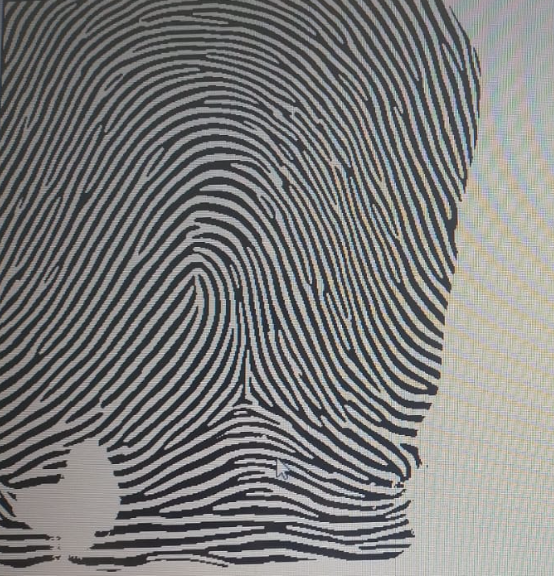
#> input picture assets/images/deltaandcore.png, 554 x 576 px
$ python delta-teste.py   (older library calls are emulated)
#> lines starting #> are read from the running program, lines starting #| are printed output that depends on the picture; after the words box and inside, x2 and y2 are one past the last pixel; in counts of white or black regions, pixels touching at a corner belong together
import cv2
import numpy as np
from scipy import ndimage
import matplotlib.pyplot as plt

class SimpleFingerprintDetector:
    def __init__(self, image_path):
        """Inicializa o detector com a imagem da impressão digital."""
#> called with image_path = 'assets/images/deltaandcore.png'
        self.image = cv2.imread(image_path, cv2.IMREAD_GRAYSCALE)
        if self.image is None:
            raise ValueError("Não foi possível carregar a imagem")

        self.height, self.width = self.image.shape
        print(f"Imagem carregada: {self.width}x{self.height}")
#| Imagem carregada: 554x576

    def compute_gradients(self):
        """Calcula os gradientes da imagem usando Sobel."""
        self.gx = cv2.Sobel(self.image, cv2.CV_64F, 1, 0, ksize=3)
        self.gy = cv2.Sobel(self.image, cv2.CV_64F, 0, 1, ksize=3)
        print("✓ Gradientes calculados")

    def compute_orientation_field(self, block_size=16):
        """
        Calcula o campo de orientação das cristas.
        Retorna: orientation (matriz com ângulos), coherence (confiabilidade)
        """
        h, w = self.image.shape
        blocks_h = h // block_size
        blocks_w = w // block_size

        orientation = np.zeros((blocks_h, blocks_w))
        coherence = np.zeros((blocks_h, blocks_w))

        for i in range(blocks_h):
            for j in range(blocks_w):
                # Região do bloco
                y_start = i * block_size
                x_start = j * block_size
                y_end = y_start + block_size
                x_end = x_start + block_size

                # Gradientes no bloco
                gx_block = self.gx[y_start:y_end, x_start:x_end]
                gy_block = self.gy[y_start:y_end, x_start:x_end]

                # Tensor de estrutura
                Gxx = np.sum(gx_block * gx_block)
                Gyy = np.sum(gy_block * gy_block)
                Gxy = np.sum(gx_block * gy_block)

                # Orientação (ângulo dominante)
                orientation[i, j] = 0.5 * np.arctan2(2 * Gxy, Gxx - Gyy)

                # Coerência (confiabilidade da orientação)
                coherence[i, j] = np.sqrt((Gxx - Gyy)**2 + 4*Gxy**2) / (Gxx + Gyy + 1e-10)

        print(f"✓ Campo de orientação calculado ({blocks_h}x{blocks_w} blocos)")
        return orientation, coherence, block_size

    def smooth_orientation(self, orientation, sigma=1.5):
        """Suaviza o campo de orientação para reduzir ruído."""
        # Converte para componentes sin/cos para evitar problemas com ângulos
        sin_ori = np.sin(2 * orientation)
        cos_ori = np.cos(2 * orientation)

        # Suaviza separadamente
        sin_smooth = ndimage.gaussian_filter(sin_ori, sigma)
        cos_smooth = ndimage.gaussian_filter(cos_ori, sigma)

        # Reconverte para ângulo
        orientation_smooth = 0.5 * np.arctan2(sin_smooth, cos_smooth)

        print("✓ Orientação suavizada")
        return orientation_smooth

    def compute_poincare_index(self, orientation, coherence, min_coherence=0.5):
        """
        Calcula o Índice de Poincaré para detectar pontos singulares.

        Delta: índice ≈ -0.5 (triângulo)
        Core: índice ≈ +0.5 (círculo)
        """
        h, w = orientation.shape
        poincare = np.zeros((h, w))

        for i in range(1, h - 1):
            for j in range(1, w - 1):
                # Ignora regiões de baixa coerência
                if coherence[i, j] < min_coherence:
                    continue

                # 8 vizinhos ao redor (sentido horário)
                neighbors = [
                    orientation[i-1, j],      # Norte
                    orientation[i-1, j+1],    # Nordeste
                    orientation[i, j+1],      # Leste
                    orientation[i+1, j+1],    # Sudeste
                    orientation[i+1, j],      # Sul
                    orientation[i+1, j-1],    # Sudoeste
                    orientation[i, j-1],      # Oeste
                    orientation[i-1, j-1]     # Noroeste
                ]

                # Soma as diferenças angulares
                angle_sum = 0
                for k in range(8):
                    diff = neighbors[(k+1) % 8] - neighbors[k]

                    # Normaliza diferença para [-π/2, π/2]
                    while diff > np.pi/2:
                        diff -= np.pi
                    while diff < -np.pi/2:
                        diff += np.pi

                    angle_sum += diff

                # Índice de Poincaré
                poincare[i, j] = angle_sum / (2 * np.pi)

        print(f"✓ Índice de Poincaré calculado")
        return poincare

    def refine_position(self, poincare, i, j, search_type='delta', radius=2):
        """
        Refina a posição do ponto singular buscando o pico real na vizinhança.

        Args:
            poincare: Mapa do índice de Poincaré
            i, j: Posição inicial
            search_type: 'delta' ou 'core'
            radius: Raio de busca

        Returns:
            (refined_i, refined_j): Posição refinada
        """
        h, w = poincare.shape

        # Define região de busca
        i_min = max(0, i - radius)
        i_max = min(h, i + radius + 1)
        j_min = max(0, j - radius)
        j_max = min(w, j + radius + 1)

        region = poincare[i_min:i_max, j_min:j_max]

        if search_type == 'delta':
            # Para delta, busca o MÍNIMO (valor mais negativo)
            local_min_idx = np.unravel_index(np.argmin(region), region.shape)
            refined_i = i_min + local_min_idx[0]
            refined_j = j_min + local_min_idx[1]
        else:  # core
            # Para core, busca o MÁXIMO (valor mais positivo)
            local_max_idx = np.unravel_index(np.argmax(region), region.shape)
            refined_i = i_min + local_max_idx[0]
            refined_j = j_min + local_max_idx[1]

        return refined_i, refined_j

    def find_singular_points(self, poincare, coherence, block_size):
        """
        Identifica deltas e cores baseado no índice de Poincaré.

        Parâmetros MAIS RESTRITIVOS para evitar falsos positivos.
        """
        h, w = poincare.shape

        deltas = []
        cores = []

        # Parâmetros de detecção mais estritos
        DELTA_MIN, DELTA_MAX = -0.55, -0.45     # Range mais estreito para delta
        CORE_MIN, CORE_MAX = 0.45, 0.55         # Range mais estreito para core
        MIN_COHERENCE_DELTA = 0.65              # Coerência mínima para delta
        MIN_COHERENCE_CORE = 0.75               # Coerência ALTA para core (evita falsos positivos)
        MARGIN = 4                              # Margem maior das bordas
        LOCAL_THRESHOLD = 0.98                  # Deve ser 98% do máximo local

        for i in range(MARGIN, h - MARGIN):
            for j in range(MARGIN, w - MARGIN):
                pi_value = poincare[i, j]
                coh_value = coherence[i, j]

                # Detecta DELTA (índice negativo)
                if DELTA_MIN < pi_value < DELTA_MAX:
                    # Verifica coerência específica para delta
                    if coh_value < MIN_COHERENCE_DELTA:
                        continue

                    # Verifica se é máximo local FORTE (em valor absoluto)
                    local_region = np.abs(poincare[i-2:i+3, j-2:j+3])
                    if np.abs(pi_value) >= np.max(local_region) * LOCAL_THRESHOLD:
                        # Validação adicional: verifica coerência média na vizinhança
                        local_coherence = coherence[i-2:i+3, j-2:j+3]
                        avg_coherence = np.mean(local_coherence)

                        if avg_coherence >= 0.55:  # Região deve ter boa coerência geral
                            # Refina a posição do delta analisando o pico local
                            refined_i, refined_j = self.refine_position(
                                poincare, i, j, search_type='delta'
                            )

                            # Converte para coordenadas da imagem original
                            y = refined_i * block_size + block_size // 2
                            x = refined_j * block_size + block_size // 2
                            deltas.append({
                                'x': x, 'y': y,
                                'index': pi_value,
                                'coherence': coh_value,
                                'avg_coherence': avg_coherence
                            })

                # Detecta CORE (índice positivo) - FILTRO MUITO MAIS RIGOROSO
                elif CORE_MIN < pi_value < CORE_MAX:
                    # Coerência ALTA obrigatória para core
                    if coh_value < MIN_COHERENCE_CORE:
                        continue

                    # Verifica se é máximo local MUITO FORTE
                    local_region = poincare[i-2:i+3, j-2:j+3]
                    if pi_value >= np.max(local_region) * LOCAL_THRESHOLD:
                        # Validação RIGOROSA: coerência média ALTA na vizinhança
                        local_coherence = coherence[i-2:i+3, j-2:j+3]
                        avg_coherence = np.mean(local_coherence)

                        # Core precisa de coerência geral MUITO alta
                        if avg_coherence >= 0.70:
                            # Validação extra: verifica se há picos de coerência consistentes
                            high_coherence_count = np.sum(local_coherence > 0.65)

                            # Pelo menos 15 dos 25 blocos vizinhos devem ter alta coerência
                            if high_coherence_count >= 15:
                                # Refina a posição do core analisando o pico local
                                refined_i, refined_j = self.refine_position(
                                    poincare, i, j, search_type='core'
                                )

                                # Converte para coordenadas da imagem original
                                y = refined_i * block_size + block_size // 2
                                x = refined_j * block_size + block_size // 2
                                cores.append({
                                    'x': x, 'y': y,
                                    'index': pi_value,
                                    'coherence': coh_value,
                                    'avg_coherence': avg_coherence,
                                    'high_coh_count': high_coherence_count
                                })

        print(f"✓ Pontos encontrados: {len(deltas)} deltas, {len(cores)} cores")
        return deltas, cores

    def remove_duplicates(self, points, min_distance=50):
        """Remove pontos duplicados muito próximos."""
        if len(points) == 0:
            return []

        # Ordena por qualidade (índice * coerência)
        points_sorted = sorted(points,
                              key=lambda p: abs(p['index']) * p['coherence'],
                              reverse=True)

        filtered = []
        for point in points_sorted:
            is_duplicate = False
            for existing in filtered:
                dist = np.sqrt((point['x'] - existing['x'])**2 +
                              (point['y'] - existing['y'])**2)
                if dist < min_distance:
                    is_duplicate = True
                    break

            if not is_duplicate:
                filtered.append(point)

        return filtered

    def detect(self, block_size=16, min_coherence=0.5):
        """
        Executa a detecção completa de delta e core.
        """
        print("\n" + "="*60)
        print("INICIANDO DETECÇÃO DE PONTOS SINGULARES")
        print("="*60 + "\n")

        # 1. Calcula gradientes
        self.compute_gradients()
#> in compute_gradients, `self.gx = cv2.Sobel(self.image, cv2.CV_64F, 1, 0, ksize=3)`:
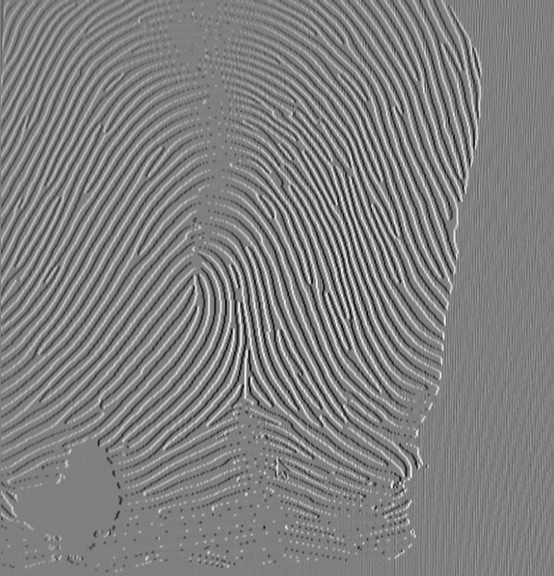
#> self.gx: shape (576, 554) float64; min -629, max 626, mean 1.4; drawn with min black and max white

        # 2. Campo de orientação
        orientation, coherence, bs = self.compute_orientation_field(block_size)
#> after the loop in compute_orientation_field, `for i in range(blocks_h):`:
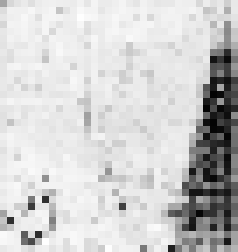
#> coherence: shape (36, 34) float64 (shown 7 times larger); min 0.0149, max 0.998, mean 0.809
#> after the loop in compute_orientation_field, `for i in range(blocks_h):`:
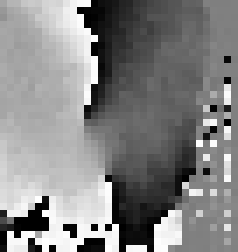
#> orientation: shape (36, 34) float64 (shown 7 times larger); min -1.57, max 1.57, mean 0.065; drawn with min black and max white
#| ✓ Campo de orientação calculado (36x34 blocos)
#> bs = 16

        # 3. Suaviza orientação
        orientation = self.smooth_orientation(orientation)

        # 4. Índice de Poincaré
        poincare = self.compute_poincare_index(orientation, coherence, min_coherence)
#> after the loop in compute_poincare_index, `for i in range(1, h - 1):`:
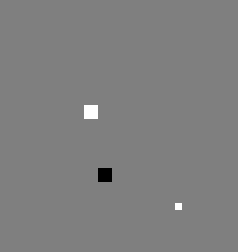
#> poincare: shape (36, 34) float64 (shown 7 times larger); min -0.5, max 0.5, mean 0.000408; drawn with min black and max white

        # 5. Encontra pontos singulares
        deltas, cores = self.find_singular_points(poincare, coherence, bs)
#> the loop in find_singular_points, `for i in range(MARGIN, h - MARGIN):` made 28 passes
#> after the loop in find_singular_points, `for i in range(MARGIN, h - MARGIN):`: cores = 3 items
#| ✓ Pontos encontrados: 3 deltas, 3 cores
#> deltas = 3 items; cores = 3 items

        # 6. Remove duplicatas
        deltas = self.remove_duplicates(deltas, min_distance=50)
#> the loop in remove_duplicates, `for point in points_sorted:` made 3 passes
#> after the loop in remove_duplicates, `for point in points_sorted:`: filtered = 1 item
#> deltas = 1 item
        cores = self.remove_duplicates(cores, min_distance=50)
#> the loop in remove_duplicates (call 2), `for point in points_sorted:` made 3 passes
#> cores = 1 item

        print("\n" + "="*60)
        print("RESULTADOS FINAIS")
        print("="*60)
        print(f"\n🔺 DELTAS: {len(deltas)}")
#| 🔺 DELTAS: 1
        for i, d in enumerate(deltas, 1):
            print(f"   Delta {i}: ({d['x']}, {d['y']}) | "
                  f"Índice: {d['index']:.3f} | "
                  f"Coerência: {d['coherence']:.3f} | "
                  f"Média Local: {d['avg_coherence']:.3f}")
#> this loop made 1 pass
#> i on pass 1: 1
#> (printed output is left out)

        print(f"\n🔵 CORES: {len(cores)}")
#| 🔵 CORES: 1
        for i, c in enumerate(cores, 1):
            print(f"   Core {i}: ({c['x']}, {c['y']}) | "
                  f"Índice: {c['index']:.3f} | "
                  f"Coerência: {c['coherence']:.3f} | "
                  f"Média Local: {c['avg_coherence']:.3f} | "
                  f"Blocos Alta Coh: {c['high_coh_count']}/25")
        print()

        return deltas, cores, orientation, coherence, poincare, bs

    def visualize(self, deltas, cores, orientation, coherence, poincare, block_size):
        """Visualiza os resultados da detecção."""
        fig, axes = plt.subplots(2, 2, figsize=(14, 14))

        # 1. Imagem original com detecções
        result = cv2.cvtColor(self.image, cv2.COLOR_GRAY2BGR)

        # for delta in deltas:
        #     # Desenha triângulo vermelho SEMI-TRANSPARENTE para delta
        #     x, y = delta['x'], delta['y']
        #     pts = np.array([[x, y-25], [x-22, y+15], [x+22, y+15]], np.int32)

        #     # Cria uma camada temporária para aplicar transparência
        #     overlay = result.copy()
        #     cv2.fillPoly(overlay, [pts], (0, 0, 255))

        #     # Aplica transparência (alpha=0.4 = 40% opaco, 60% transparente)
        #     alpha = 0.4
        #     cv2.addWeighted(overlay, alpha, result, 1 - alpha, 0, result)

        #     # Desenha a borda do triângulo (opaca) para melhor visibilidade
        #     cv2.polylines(result, [pts], True, (0, 0, 255), 3)

        #     cv2.putText(result, 'DELTA', (x-30, y-35),
        #                cv2.FONT_HERSHEY_SIMPLEX, 0.7, (0, 0, 255), 2)

        for delta in deltas:
            # Desenha triângulo vermelho para delta
            x, y = delta['x'], delta['y']
            pts = np.array([[x, y-25], [x-22, y+15], [x+22, y+15]], np.int32)
            overlay = result.copy()
            alpha = 0.6
            cv2.fillPoly(result, [pts], (0, 0, 255))
            cv2.addWeighted(overlay, alpha, result, 1 - alpha, 0, result)
            cv2.polylines(result, [pts], True, (0, 0, 255), 3)
            cv2.putText(result, 'DELTA', (x-30, y-35),
                       cv2.FONT_HERSHEY_SIMPLEX, 0.7, (0, 0, 255), 2)

        for core in cores:
            # Desenha círculo azul para core
            x, y = core['x'], core['y']
            cv2.circle(result, (x, y), 25, (255, 0, 0), 3)
            cv2.circle(result, (x, y), 5, (255, 0, 0), -1)
            cv2.putText(result, 'CORE', (x-25, y-35),
                       cv2.FONT_HERSHEY_SIMPLEX, 0.7, (255, 0, 0), 2)

        axes[0, 0].imshow(cv2.cvtColor(result, cv2.COLOR_BGR2RGB))
        axes[0, 0].set_title('Detecção Final', fontsize=14, fontweight='bold')
        axes[0, 0].axis('off')

        # 2. Campo de orientação
        h, w = orientation.shape
        y, x = np.mgrid[0:h, 0:w]
        u = np.cos(orientation)
        v = np.sin(orientation)

        axes[0, 1].imshow(self.image, cmap='gray', alpha=0.6)
        axes[0, 1].quiver(x[::2, ::2], y[::2, ::2],
                         u[::2, ::2], v[::2, ::2],
                         color='red', scale=25, width=0.004)
        axes[0, 1].set_title('Campo de Orientação', fontsize=14, fontweight='bold')
        axes[0, 1].axis('off')

        # 3. Mapa de coerência
        im1 = axes[1, 0].imshow(coherence, cmap='jet')
        axes[1, 0].set_title('Coerência', fontsize=14, fontweight='bold')
        axes[1, 0].axis('off')
        plt.colorbar(im1, ax=axes[1, 0], fraction=0.046)

        # 4. Índice de Poincaré
        im2 = axes[1, 1].imshow(poincare, cmap='RdBu_r', vmin=-1, vmax=1)
        axes[1, 1].set_title('Índice de Poincaré', fontsize=14, fontweight='bold')
        axes[1, 1].axis('off')
        plt.colorbar(im2, ax=axes[1, 1], fraction=0.046)

        plt.tight_layout()
        return result, fig


if __name__ == "__main__":
    image_path = 'assets/images/deltaandcore.png'

    try:
        # Cria o detector
        detector = SimpleFingerprintDetector(image_path)

        # Executa a detecção
        deltas, cores, orientation, coherence, poincare, block_size = detector.detect(
            block_size=16,          # Tamanho dos blocos para análise
            min_coherence=0.5       # Coerência mínima para considerar
        )
#> deltas = 1 item; cores = 1 item; block_size = 16

        # Visualiza resultados
        result_img, fig = detector.visualize(deltas, cores, orientation,
                                            coherence, poincare, block_size)
#> the loop in visualize, `for delta in deltas:` made 1 pass
#> (x, y, pts, alpha) on pass 1: (248, 408, [[248, 383], [226, 423], [270, 423]], 0.6)
#> after the loop in visualize, `for delta in deltas:`:
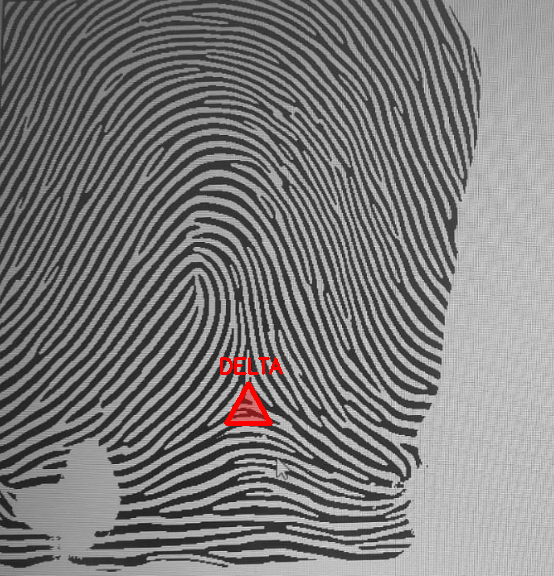
#> result: shape (576, 554, 3); mean B, G, R 122.5, 122.5, 123.6
#> the loop in visualize, `for core in cores:` made 1 pass
#> (x, y) on pass 1: (200, 264)
#> after the loop in visualize, `for core in cores:`:
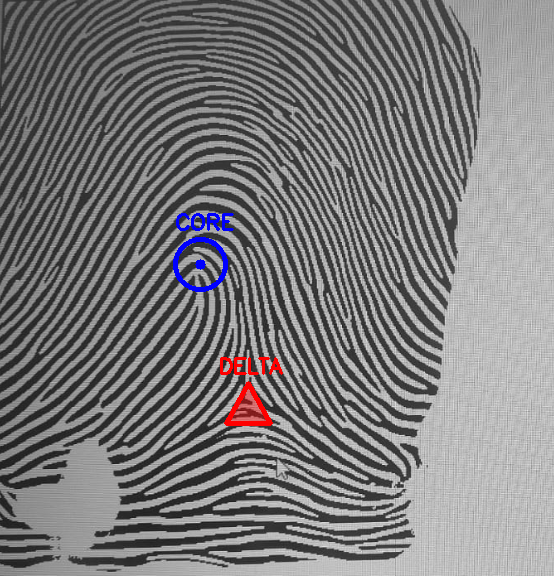
#> result: shape (576, 554, 3); 0.42% of pixels changed, all inside (x1, y1, x2, y2) = (173, 213, 234, 292)

        # Salva resultado
        cv2.imwrite('resultadobemfiltrado.png', result_img)
        print("✓ Resultado salvo em 'resultadobemfiltrado.png'\n")

        plt.show()
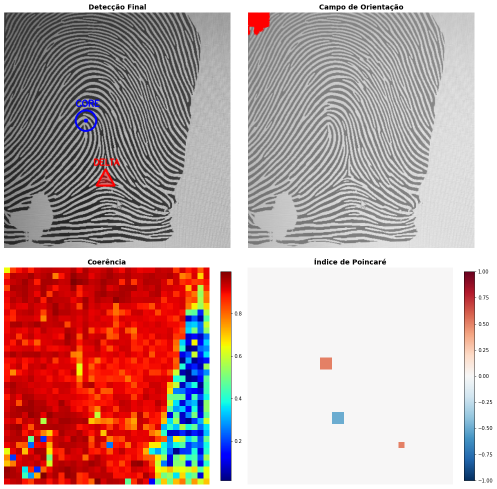
#> figure drawn by matplotlib, 6 panels

    except Exception as e:
        print(f"\n❌ ERRO: {e}")
        import traceback
        traceback.print_exc()


# 🔍 Filtros Usados - Explicação Simples
# 1. Filtro Sobel (Gradientes)

# O que faz: Detecta mudanças bruscas na imagem (bordas das cristas)
# Por quê: Precisa saber onde as linhas estão e em que direção vão


# 2. Campo de Orientação

# O que faz: Calcula a direção das cristas em cada região (ex: 45°, 90°, etc)
# Por quê: Delta e Core são definidos por como as direções "giram"


# 3. Filtro Gaussiano (Suavização)

# O que faz: Suaviza o mapa de direções, eliminando variações abruptas
# Por quê: Remove ruído e deixa as direções mais consistentes


# 4. Índice de Poincaré ⭐ (Principal)

# O que faz: Analisa como as direções "rodam" ao redor de um ponto

# Se giram +180° = CORE (círculo)
# Se giram -180° = DELTA (triângulo)


# Por quê: É a matemática que define o que é um delta ou core


# 5. Mapa de Coerência

# O que faz: Mede a "confiança" - se as cristas estão bem definidas
# Por quê: Filtra regiões borradas/ruidosas que poderiam dar falsos positivos


# 6. Máximo Local + Refinamento

# O que faz: Garante que o ponto detectado é o "mais forte" na região
# Por quê: Evita marcar múltiplos pontos próximos para o mesmo delta/core


# 🎯 Resumão :
# Detecta onde as linhas estão (Sobel) →
#  Calcula suas direções (Orientação) →
#  Suaviza (Gaussiano) →
#  Identifica onde fazem círculos/triângulos (Poincaré) →
#  Filtra os fracos (Coerência) →
#  Centraliza (Refinamento)

$ run again, with assets/images/image.png copied over assets/images/deltaandcore.png
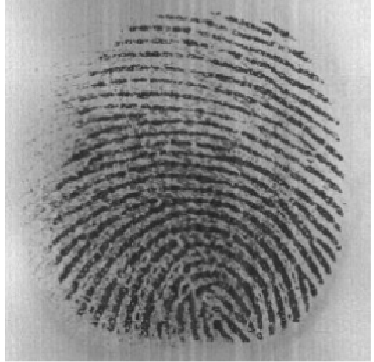
#> input picture assets/images/image.png, 374 x 362 px
#> in __init__, self.image is the input picture: shape (362, 374); min 33, max 255, mean 139.6
#| Imagem carregada: 374x362
#> after the loop in compute_orientation_field, `for i in range(blocks_h):`:
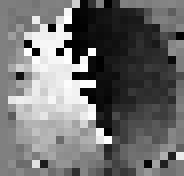
#> orientation: shape (22, 23) float64 (shown 8 times larger); min -1.57, max 1.57, mean -0.189; drawn with min black and max white
#| ✓ Campo de orientação calculado (22x23 blocos)
#> bs = 16
#> after the loop in find_singular_points, `for i in range(MARGIN, h - MARGIN):`: cores = []
#| ✓ Pontos encontrados: 0 deltas, 0 cores
#| 🔺 DELTAS: 0
#| 🔵 CORES: 0
#> `deltas, cores, orientation, coherence, poincare, block_size = detector..`: block_size = 16
#> in visualize, `v = np.sin(orientation)`:
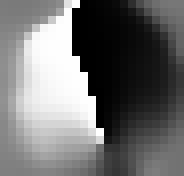
#> v: shape (22, 23) float64 (shown 8 times larger); min -1, max 1, mean -0.119; drawn with min black and max white
